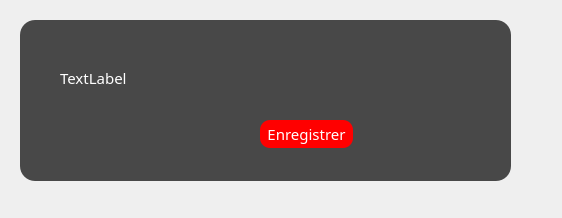
<?xml version="1.0" encoding="UTF-8"?>
<ui version="4.0">
 <class>ModifEmploye</class>
 <widget class="QDialog" name="ModifEmploye">
  <property name="geometry">
   <rect>
    <x>0</x>
    <y>0</y>
    <width>562</width>
    <height>218</height>
   </rect>
  </property>
  <property name="windowTitle">
   <string>hotel</string>
  </property>
  <property name="windowIcon">
   <iconset resource="image.qrc">
    <normaloff>:/projetimages/projetimages/e.png</normaloff>:/projetimages/projetimages/e.png</iconset>
  </property>
  <property name="styleSheet">
   <string notr="true">
QDialog
{
		background-image: url(:/projetimages/projetimages/a.jpg);

}

*{
font-family:centry gothlic ;
font-size:15px;
}
QWidget#widget{

	background:rgba(0,0,0,0.7);
border-radius:15px;
}


QPushButton
 {
     background-color: red;

     border-radius: 10px;

 }






QLabel{
color:white;
background:transparent;

}



QPushButton
{
color:white;

border-raduis:15px;
}
QPushButton:hover
{

color: white;
border-radius:15px;
background:rgb(255, 85, 127);
}
</string>
  </property>
  <widget class="QWidget" name="widget" native="true">
   <property name="geometry">
    <rect>
     <x>20</x>
     <y>20</y>
     <width>491</width>
     <height>161</height>
    </rect>
   </property>
   <widget class="QLabel" name="etatcompte_txt">
    <property name="geometry">
     <rect>
      <x>40</x>
      <y>50</y>
      <width>441</width>
      <height>16</height>
     </rect>
    </property>
    <property name="text">
     <string>TextLabel</string>
    </property>
   </widget>
   <widget class="QPushButton" name="activer_desactiver_btn">
    <property name="geometry">
     <rect>
      <x>240</x>
      <y>100</y>
      <width>93</width>
      <height>28</height>
     </rect>
    </property>
    <property name="text">
     <string>Enregistrer</string>
    </property>
   </widget>
  </widget>
 </widget>
 <resources>
  <include location="image.qrc"/>
 </resources>
 <connections/>
</ui>
